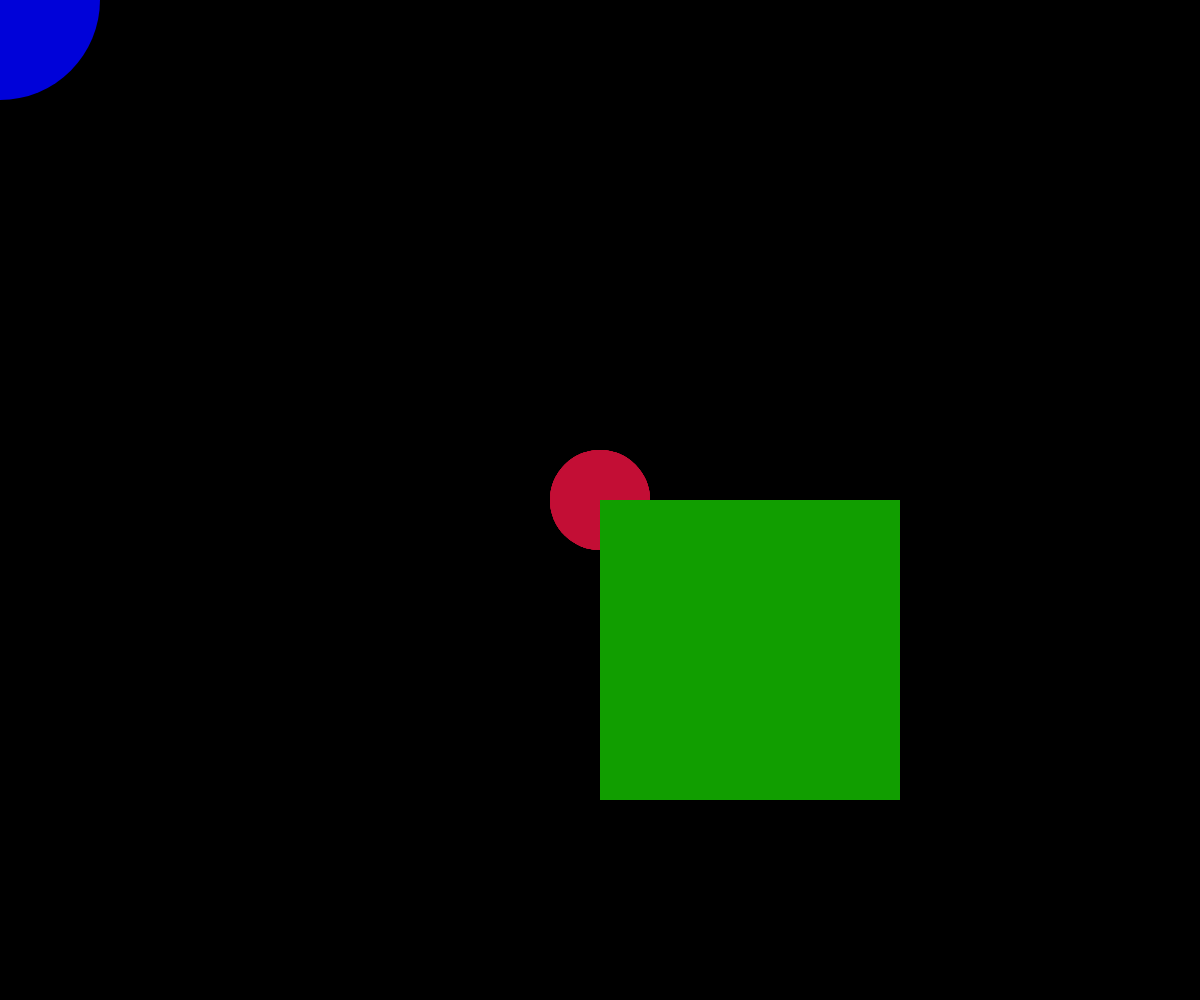
Frame 1 (no input)
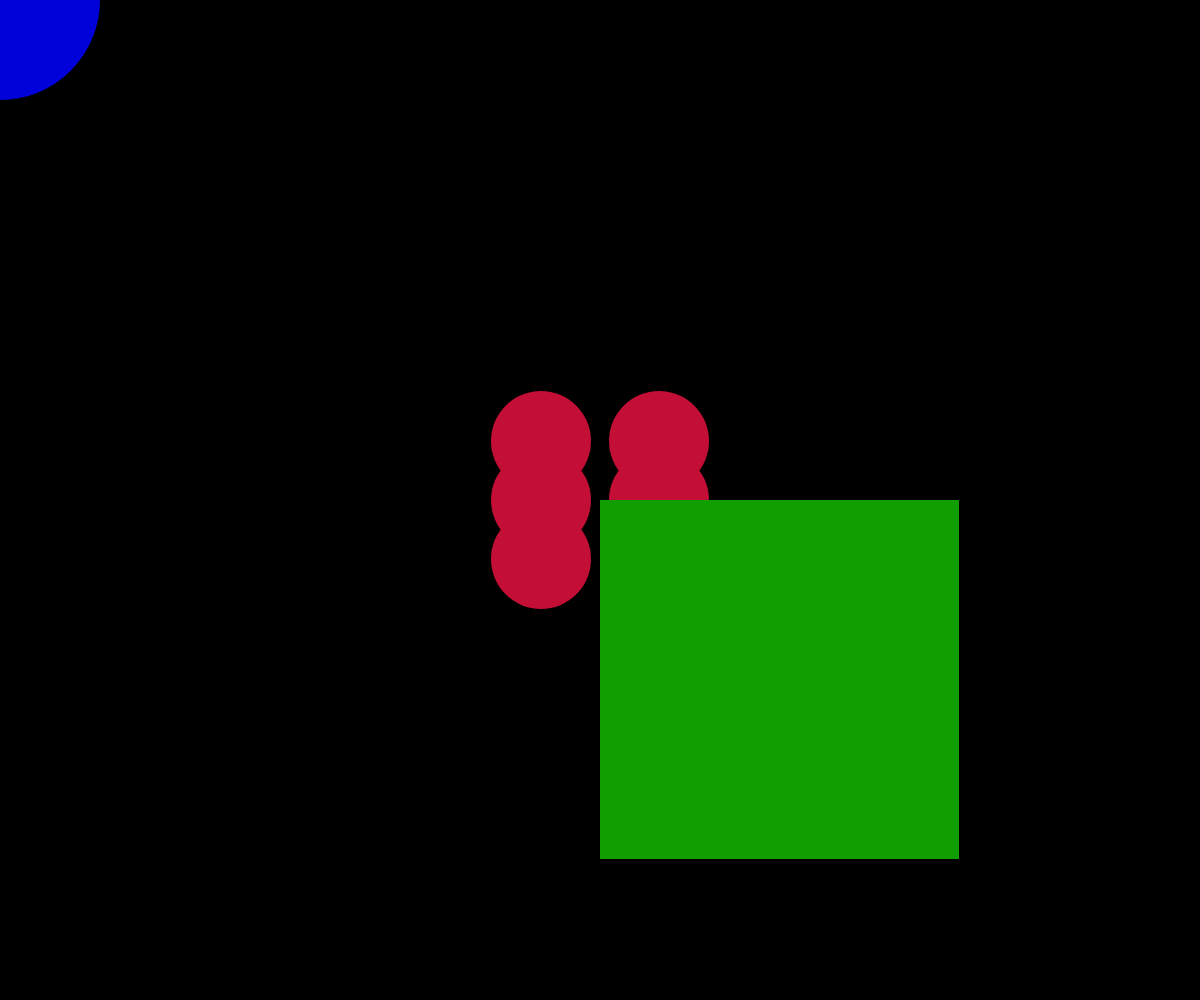
Frame 60 (no input)
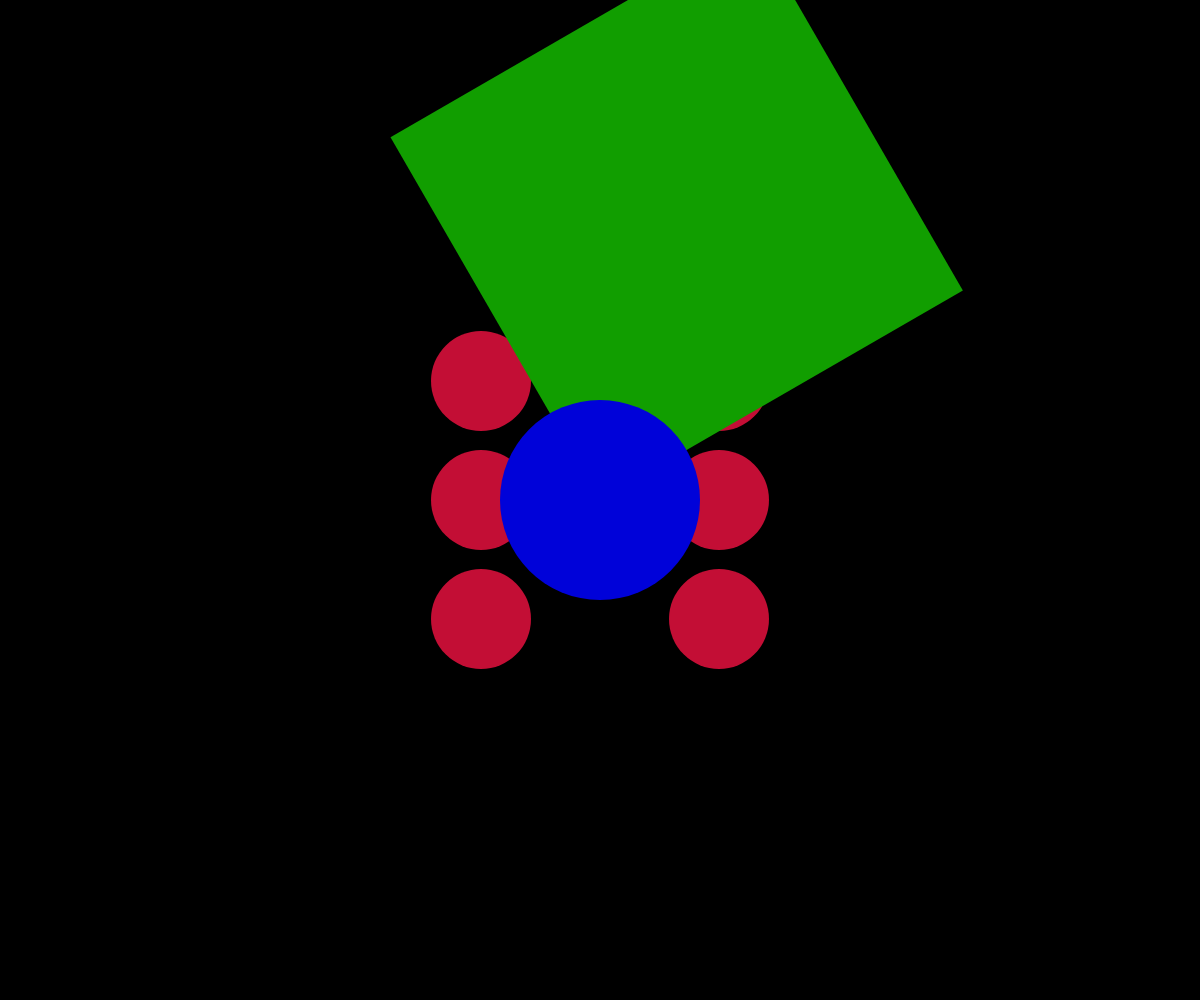
Frame 120 (the mouse pressed at the canvas centre since frame 60)

The p5.js sketch that drew these frames (run headless with seeded random() and noise() and a simulated clock; from frame 60 on, the mouse is pressed at the canvas centre):

// p5.js sketch
// ── sketch.js
 //** Abstract Drawing



 //Create my variables
 let circleX1 = 0;
 let circleY1 = 0;
 let circleX2 = 0;
 let circleY2 = 0;
 let circleX3 = 0;
 let circleY3 = 0;
 let circleX4 = 0;
 let circleY4 = 0;
 let circleX5 = 0;
 let circleY5 = 0;
 let circleX6 = 0;
 let circleY6 = 0;
 let squareWidth = 300;
 let squareHeight = 300;







    // Create setup function
 function setup() {
   // Creating my canvas
    createCanvas( windowWidth, windowHeight);

   }



   function draw() {
       // set the background color
       background( 'rgb(0, 0, 0)' );

       //turn cursor off
       noCursor();

       // move the grid to the center of canvas
       translate( windowWidth * .5 , windowHeight * .5 );





      // *************
      // Start creating my six circles
      //******************

       push();

       strokeWeight( 0 );
       fill( 'rgb(195, 14, 53)');

       push();

       ellipse( circleX1, circleY1, 100, 100);
       //moving circle diagonaly
       circleX1 = circleX1 + 1;
       circleY1 = circleY1 + 1;

       pop();


       //************
       // creating second circle

       push();

       ellipse( circleX2, circleY2, 100, 100);
       //moving circle diagonaly
       circleX2 = circleX2 + 1;
       circleY2 = circleY2 - 1;

       pop();


       //************
       // creating third circle

       push();

       ellipse( circleX3, circleY3, 100, 100);
       // moving circle diagonaly
       circleX3 = circleX3 - 1;
       circleY3 = circleY3 - 1;

       pop();


       //************
       // creating fourth circle

       push();

       ellipse( circleX4, circleY4, 100, 100);
       //moving circle diagonaly
       circleX4 = circleX4 - 1;
       circleY4 = circleY4 + 1;

       pop();


       //************
       // creating fifth circle

       push();

       ellipse( circleX5, circleY5, 100, 100);
       //moving the circle to the side
       circleX5 = circleX5 - 1;


       pop();


       //************
       // creating sixth circle

       push();

       ellipse( circleX6, circleY6, 100, 100);
       //moving the circle to the side
       circleX6 = circleX6 + 1;


       pop();

      //************** End Circles *************************




      //*******************
      // Make Rotating square in center
      //****************


      push();

      //set square to rate on mouseX
      rotate( radians(mouseX) );
      stroke( 0 );
      fill('rgb(17, 158, 0)');

      rect( 0, 0, squareHeight, squareWidth);


      //Make square grow
      squareWidth = squareWidth + 1;
      squareHeight = squareHeight + 1;

      pop();





      //********** Create another Circe on cursor**********

      push();


       // Centering circle on the mouse
      translate( windowWidth*-0.5, windowHeight*-0.5);

      //Creating circle to follow mouseX and mouse Y
      strokeWeight( 0 );
      fill( 'rgb(0, 2, 217)' );
      ellipse( mouseX, mouseY, 200, 200);


      pop();


//**********************************
// End Drawing
//**********************************











}
